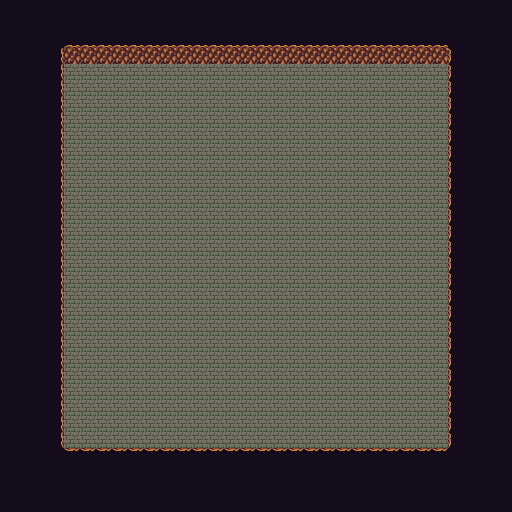

The image is a tile-based game level rendered from a .tmx file. Its description and source (layers, tilesets, objects; grid data summarised) follow:
An orthogonal 32x32 tile map with 16x16 px tiles, 3 tile layers (Tile Layer 1, Tile Layer 2, Tile Layer 3).

<map version="1.0" orientation="orthogonal" width="32" height="32" tilewidth="16" tileheight="16">
 <tileset firstgid="1" name="basictiles_1" tilewidth="16" tileheight="16">
  <image source="basictiles_1.png" width="128" height="240" />
  <tile id="15">
   <properties>
    <property name="wall" value="wall" />
   </properties>
  </tile>
  <tile id="25">
   <properties>
    <property name="wall" value="wall" />
   </properties>
  </tile>
  <tile id="32">
   <properties>
    <property name="wall" value="wall" />
   </properties>
  </tile>
  <tile id="34">
   <properties>
    <property name="wall" value="wall" />
   </properties>
  </tile>
 </tileset>
 <layer name="Tile Layer 1" width="32" height="32">
  <data>[1024 cells, 1024 non-empty, 1 distinct tile ids]</data>
 </layer>
 <layer name="Tile Layer 2" width="32" height="32">
  <data>[1024 cells, 576 non-empty, 1 distinct tile ids]</data>
 </layer>
 <layer name="Tile Layer 3" width="32" height="32">
  <data>[1024 cells, 122 non-empty, 5 distinct tile ids]</data>
 </layer>
</map>
